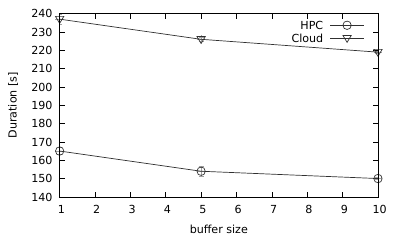

The script that saved this image:
#set term png size 800,400
#set output 'by-buffersize-duration.png'

set terminal pdf size 4,2.4
set output 'by-buffersize-duration.pdf'

#x axis formatting
set xlabel 'buffer size'

#y axis formatting
set ylabel 'Duration [s]'

# styles
set style line 1 \
    linecolor rgb '#606060' \
    linetype 1 linewidth 1.0 \
    pointtype 6 pointsize 0.5
set style line 2 \
    linecolor rgb '#606060' \
    linetype 1 linewidth 1.0 \
    pointtype 4 pointsize 0.5
set style line 3 \
    linecolor rgb '#A0A0A0' \
    linetype 1 linewidth 1

set autoscale

plot \
    "by-buffersize-duration-hpc.csv" using 1:2:3 with errorbars ls 3 notitle, "" using 1:2 with linespoints ls 1 title 'HPC', \
    "by-buffersize-duration-uninet.csv" using 1:2:3 with errorbars ls 3 notitle, "" using 1:2 with linespoints ls 2 title 'Cloud'
